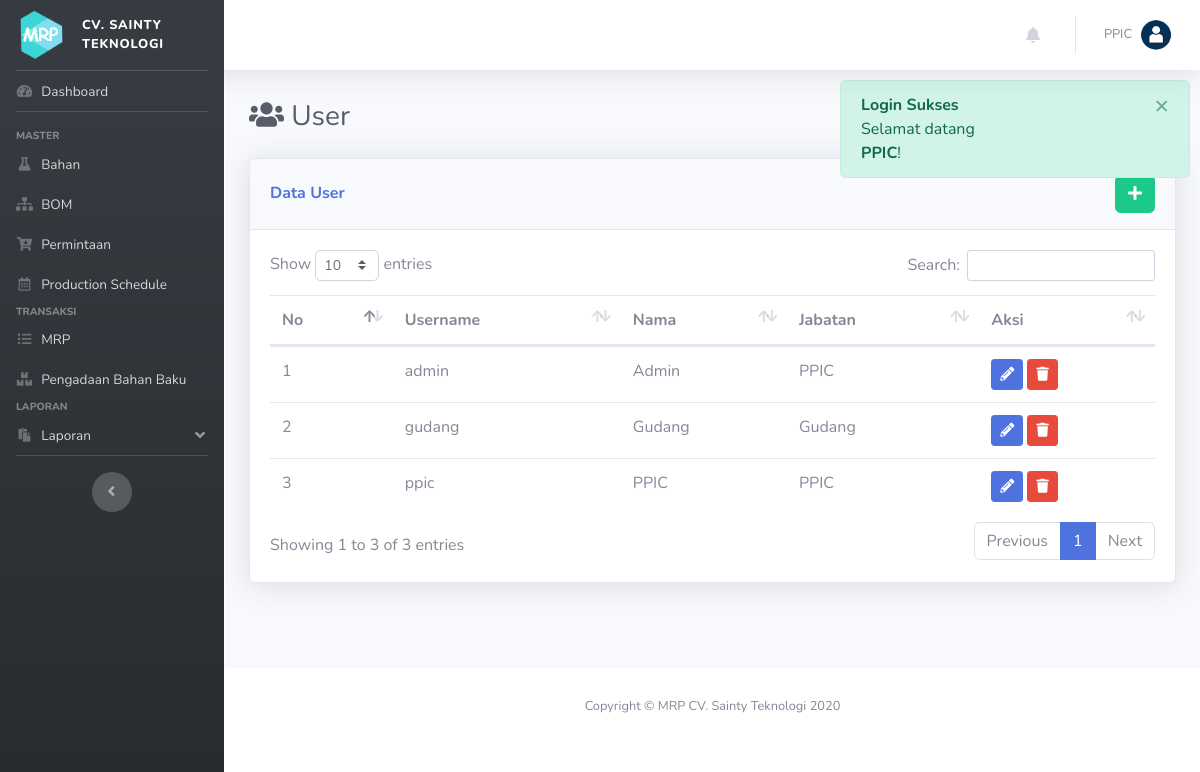
Before: /index.php?p=user (signed in) with the older database file.
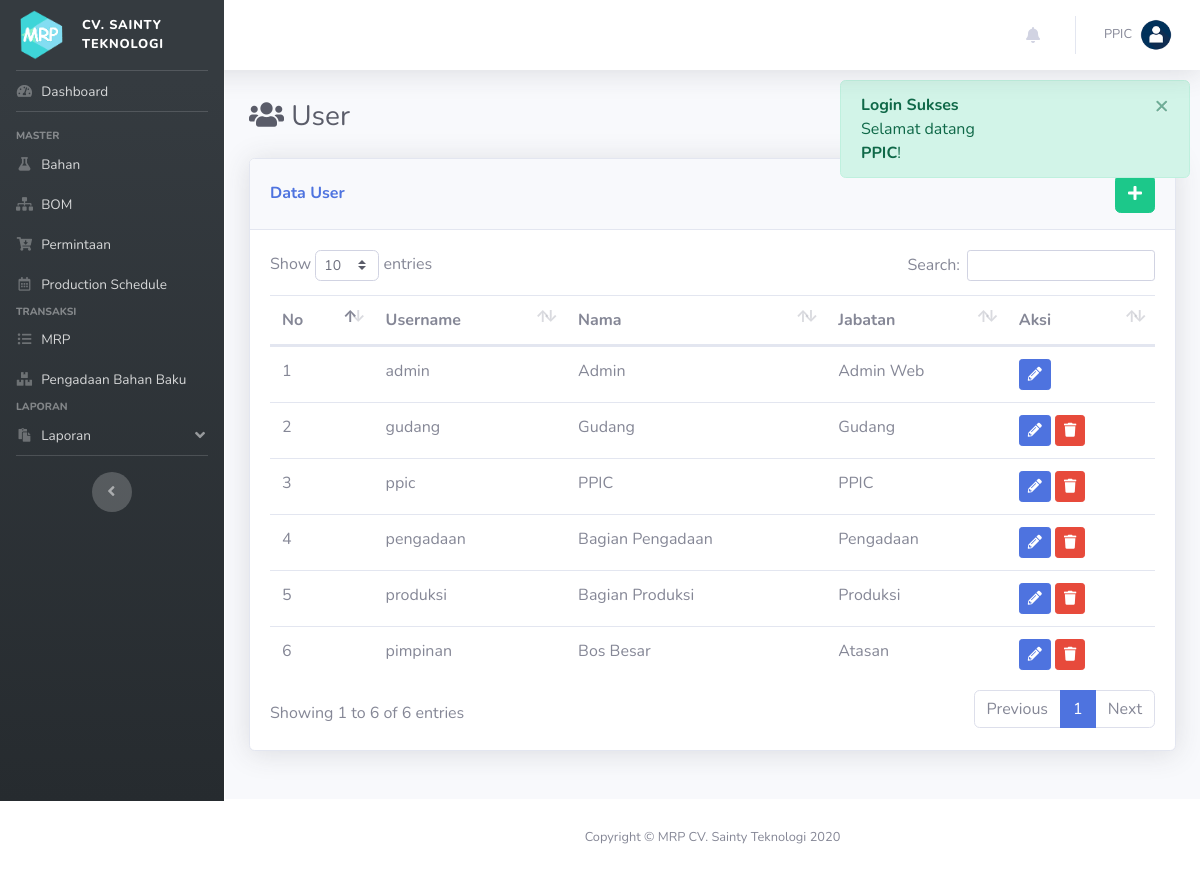
After: the same page with the newer database file.
### tables this page shows
CREATE TABLE IF NOT EXISTS `user` (
  `id_user` int(11) NOT NULL AUTO_INCREMENT,
  `username` varchar(50) DEFAULT NULL,
  `password` varchar(50) DEFAULT NULL,
  `nama_user` varchar(200) DEFAULT NULL,
  `jabatan` char(1) DEFAULT NULL,
  PRIMARY KEY (`id_user`),
  UNIQUE KEY `username` (`username`)
);

### config/koneksi.php (called while the page is built, shortened)
<?php
	function get_jabatan($id = null){
		$jab = ["Atasan", "PPIC", "Gudang", "Pengadaan", "Produksi", "Admin Web"];
		if(is_null($id)){
			return $jab;
		}else{
			return $jab[$id];
		}
	}
?>

### pages/user.php (the view, shortened to what this page needs)
<div class="d-sm-flex align-items-center justify-content-between mb-4">
    <h1 class="h3 mb-0 text-gray-800"> <i class="fa fa-users"></i> User</h1>
</div>
<?php
	$ket = "Data";
?>
<div class="row row_angket">
	<div class="col mb-4">
		<div class="card shadow mb-4">
            <div class="card-header py-3 d-flex flex-row align-items-center justify-content-between">
                <h6 class="m-0 font-weight-bold text-primary"><?= ucfirst($ket); ?> User</h6>
                <?php
                if(!isset($_GET['ket'])){
                ?>
                <div class="dropdown no-arrow">
                    <a href="index.php?p=user&ket=tambah" class="btn btn-success" data-toggle="tooltip" data-placement="top" title="Tambah Data"><i class="fa fa-plus"></i></a>
                </div>
            	<?php } ?>
            </div>
            <div class="card-body">
            <?php
            	if(!isset($form)):
            ?>
            	<table class="table dataTable">
            		<thead>
            			<tr>
            				<th>No</th>
                            <th>Username</th>
            				<th>Nama</th>
            				<th>Jabatan</th>
            				<th>Aksi</th>
            			</tr>
            		</thead>
            		<tbody>
            		<?php
            			$i=0;
            			$sql = "SELECT * FROM user";
            			$q = mysqli_query($con, $sql);
            			while($row = mysqli_fetch_array($q)):
            		?>
            			<tr>
            				<td><?= ++$i; ?></td>
                            <td><?= $row['username']; ?></td>
                            <td><?= $row['nama_user']; ?></td>
                            <td><?= get_jabatan($row['jabatan']); ?></td>
            				<td>
                                <a href="index.php?p=user&ket=ubah&id=<?= $row['id_user'] ?>" class="btn btn-sm btn-primary" data-toggle="tooltip" data-placement="top" title="Ubah Data"><i class="fa fa-pencil-alt"></i></a>
                                <?php if($row['jabatan'] != 5): ?>
                                <button type="button" class="btn btn-sm btn-danger btn-hapus" data-id="<?= $row['id_user'] ?>" data-toggle="tooltip" data-placement="top" title="Hapus">
                                    <i class="fa fa-trash"></i>
                                </button>
                                <?php endif; ?>
                            </td>
            			</tr>
            		<?php endwhile; ?>
            		</tbody>
            	</table>
            	<?php endif; ?>
            </div>
        </div>
    </div>
</div>

### templates/sidebar.php (shortened to what this page needs)
<?php
$akses = [
            [8],
            [0, 1, 2, 3, 4, 5, 8],
            [6, 7, 8, 82, 83],
            [8, 84, 85],
            [8, 86],
            [0, 1, 2, 3, 4, 5, 8, 9]
        ];
?>
    <li class="nav-item" id="home">
        <a class="nav-link" href="index.php">
            <i class="fas fa-fw fa-tachometer-alt"></i>
            <span>Dashboard</span>
        </a>
    </li>
    <hr class="sidebar-divider">
    <?php foreach($menu as $k => $v): ?>
        <?php if(in_array($v['menu'][0]['id'], $akses[$_SESSION['type']])): ?>
        <div class="sidebar-heading">
            <?= $v['group']; ?>
        </div>
        <?php endif; ?>
        <?php foreach($v['menu'] as $a => $b): ?>
            <?php if(in_array($b['id'], $akses[$_SESSION['type']])): ?>
                <?php if($b['type']==0): ?>
                    <li class="nav-item" id="<?= str_replace(".php", "", $b['pages']); ?>">
                        <a class="nav-link" href="<?= $b['link']; ?>">
                            <i class="<?= $b['icon']; ?>"></i>
                            <span><?= $b['text']; ?></span>
                        </a>
                    </li>
                <?php else: ?>
                    <li class="nav-item" id="<?= str_replace(".php", "", $b['pages']); ?>">
                        <a class="nav-link" href="#" data-toggle="collapse" data-target="#collapseLaporan" aria-expanded="true" aria-controls="collapseLaporan">
                            <i class="<?= $b['icon']; ?>"></i>
                            <span><?= $b['text']; ?></span>
                        </a>
                    </li>
                <?php endif; ?>
            <?php endif; ?>
        <?php endforeach; ?>
    <?php endforeach; ?>

Changed rows visible on the page:
changed user "admin": jabatan "PPIC" → "Admin Web"
added user: username "pengadaan", nama_user "Bagian Pengadaan", jabatan "Pengadaan"
added user: username "produksi", nama_user "Bagian Produksi", jabatan "Produksi"
added user: username "pimpinan", nama_user "Bos Besar", jabatan "Atasan"
Other visible differences:
text written by a page script: "Show entries Search: Showing 1 to 3 of 3 entries Previous 1 Next" → "Show entries Search: Showing 1 to 6 of 6 entries Previous 1 Next"
